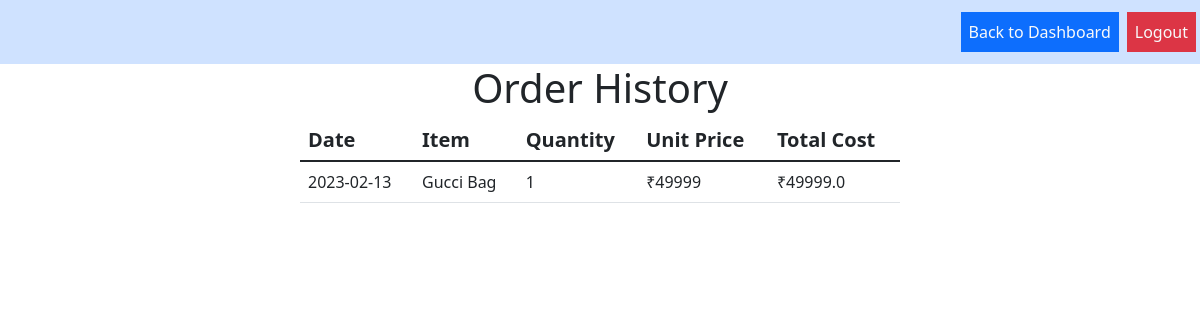
/dashboard/order-history (signed in), run on the app's committed database.
### products/models.py (models this page shows)
class Product(models.Model):
    id = models.UUIDField(primary_key=True,default=uuid.uuid4)
    name = models.CharField(max_length=100)
    price = models.IntegerField()
    image = models.URLField(max_length=100000,default="https://picsum.photos/200")
    description = models.CharField(max_length=150,default='This is a product')

class OrderDetail(models.Model):
    class Meta:
        unique_together = (('order_id','product_id'))
    order_id = models.ForeignKey(Order,on_delete=models.CASCADE)
    product_id = models.ForeignKey(Product,on_delete=models.CASCADE)
    quantity = models.IntegerField()
    unit_price = models.IntegerField()
    total_price = models.FloatField()

### dashboard/views.py (the view)
# urls.py: path('order-history',order_history_view,name='order_history')
def order_history_view(request):
    user = User.objects.get(username=request.user)
    orders = Order.objects.filter(user_id=user.id)
    if orders:
        orders_list = []
        for order in orders:
            order_dict = model_to_dict(order)
            order_date = str(order_dict['order_date'])
            orderDetails = OrderDetail.objects.filter(order_id=order)
            for eachOrder in orderDetails:
                orderDetails_copy = model_to_dict(eachOrder)
                product = Product.objects.get(id=orderDetails_copy['product_id'])
                product_dict = product.__dict__
                product_name = product_dict['name']
                orderDetails_copy['name'] = product_name
                orderDetails_copy['date'] = order_date
                orders_list.append(orderDetails_copy)
        context = {
            "orders_list":orders_list
        }
    else:
        context = {
            "orders_list":[]
        }
    return render(request,'dashboard/order_history.html',context=context)

### templates/dashboard/order_history.html (shortened to what this page needs)
{%  load static  %}
<!DOCTYPE html>
<html lang="en">
<head>
    <link href="https://cdn.jsdelivr.net/npm/bootstrap@5.3.0-alpha1/dist/css/bootstrap.min.css" rel="stylesheet">
    <link rel="stylesheet" href="{% static 'cart.css'    %}">
</head>
<body>
    <nav class="navbar navbar-expand-lg  bg-primary-subtle">
        <ul class="navbar-nav ms-auto">
            <li class="nav-item bg-primary m-1 ">
                <a href="{%  url 'home' %}" class="nav-link text-light">Back to Dashboard</a>
            </li>
            <li class="nav-item bg-danger m-1 ">
                <a href="{%  url 'logout' %}" class="nav-link text-light">Logout</a>
            </li>
        </ul>
    </nav>
    <h1>Order History </h1>
    <div class="wrapper">
        {% if orders_list %}
        <table class="table table-hover ">
            <thead class="h5">
                <tr>
                        <th scope="col">Date</th>
                        <th scope="col">Item</th>
                        <th scope="col">Quantity</th>
                        <th scope="col">Unit Price</th>
                        <th scope="col">Total Cost</th>
                </tr>
            </thead>
            <tbody class="table-group-divider">
                {%  for order in orders_list   %}
                <tr>
                    <td>{{order.date}}</td>
                    <td>{{order.name}}</td>
                    <td>{{order.quantity}}</td>
                    <td>₹{{order.unit_price}}</td>
                    <td>₹{{order.total_price}}</td>
                </tr>
                {%  endfor    %}
            </tbody>
        </table>
        {%   else   %}
        <h3>No Orders were placed!</h3>
        {%   endif   %}
    </div>
</body>
</html>

### static/cart.css (style rules this page uses)
* { margin: 0; padding: 0; }
.wrapper { display: flex; justify-content: center; align-items: center; }
h1 { text-align: center; }
.table { width:50%; }

### data on the page
Product: date "2023-02-13", name "Gucci Bag", quantity "1", unit_price "49999", total_price "49999.0"
